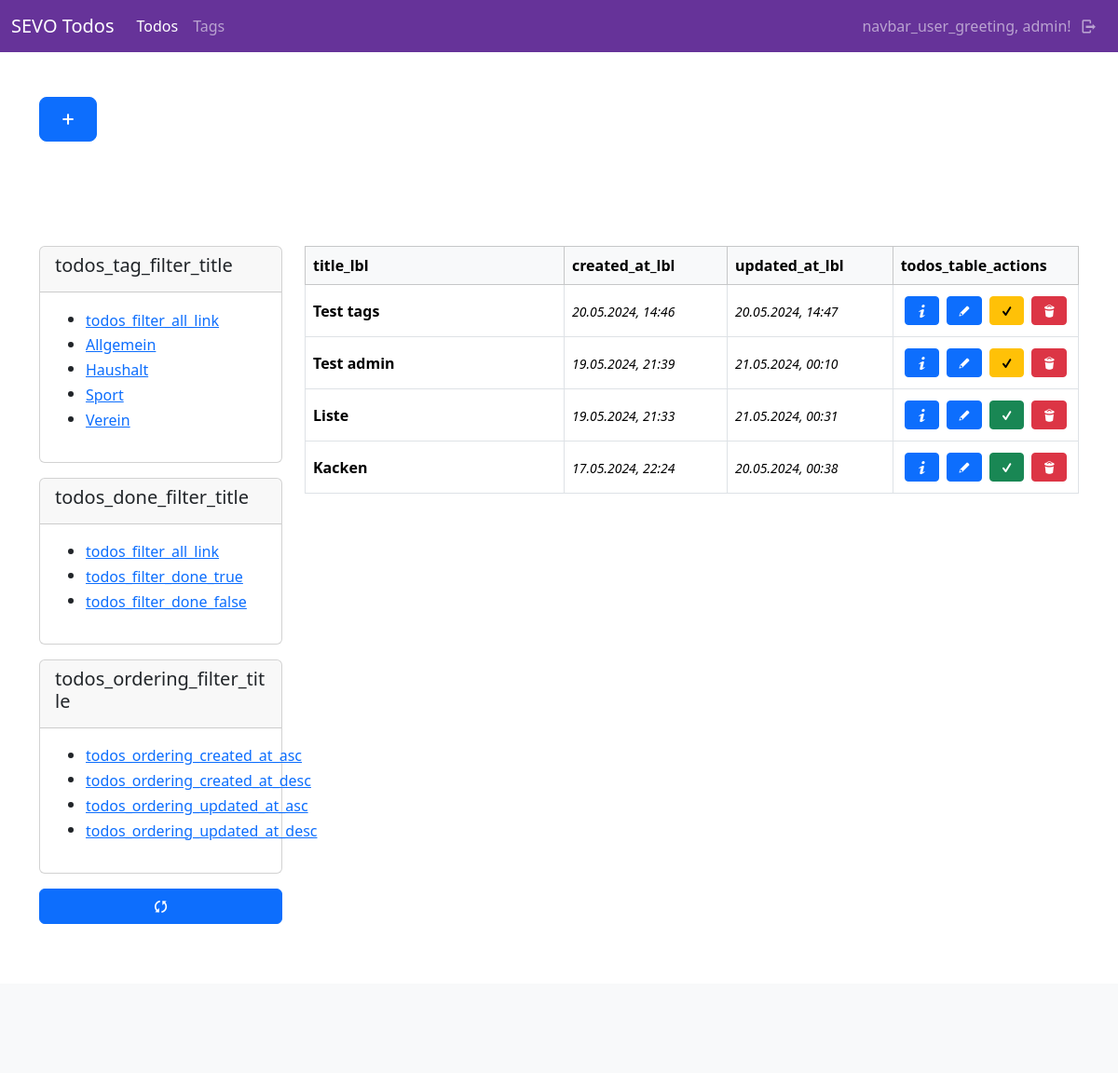
The app's page /todos/ (signed in), older data.
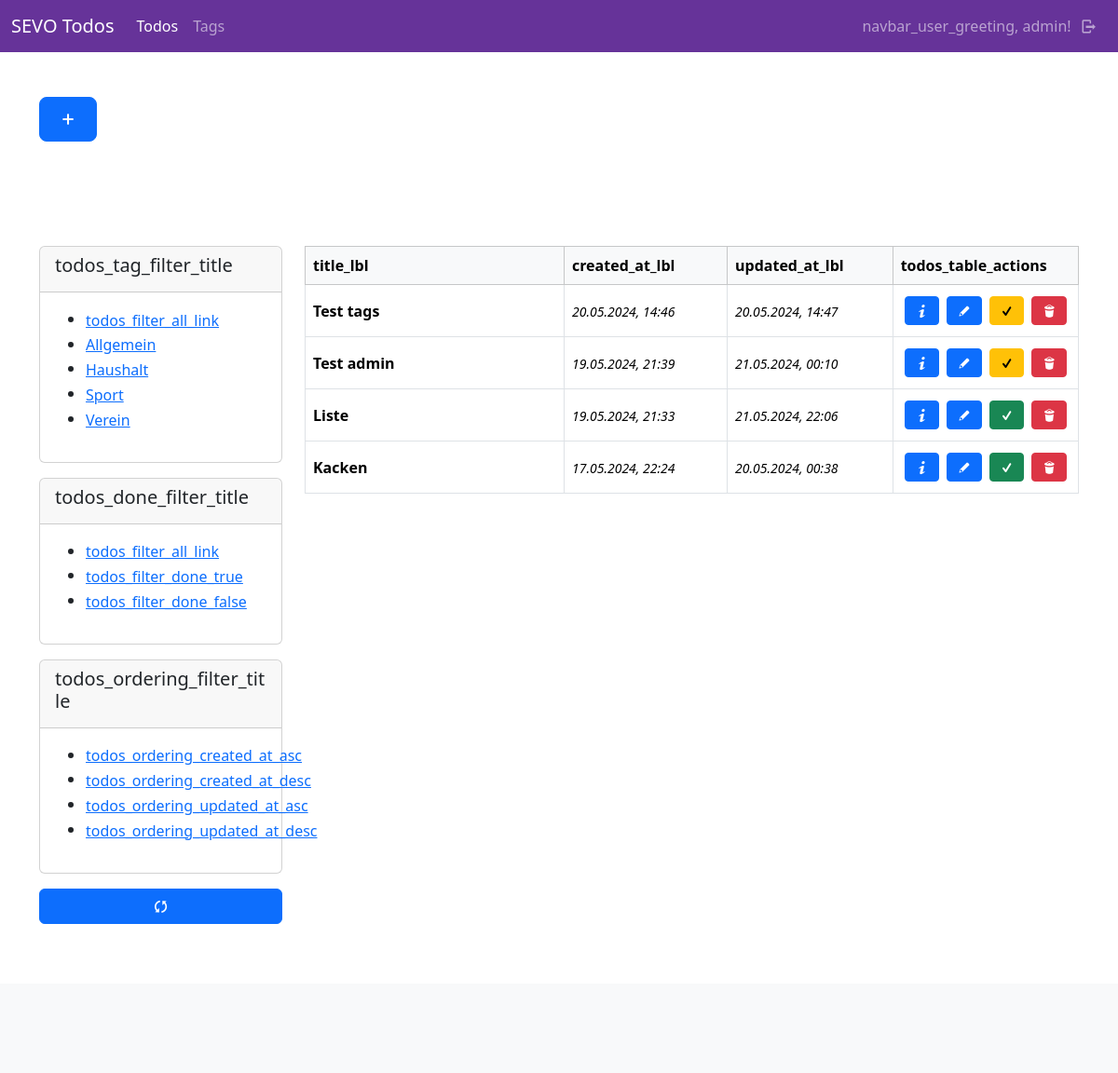
The same page, newer data.
### todos/models.py (models this page shows, shortened)
class Todo(models.Model):
    user = models.ForeignKey(User, on_delete=models.CASCADE)
    title = models.CharField(max_length=255)
    content = tinymce_models.HTMLField()
    tags = models.ManyToManyField(Tag, blank=True)
    done = models.BooleanField(default=False)
    created_at = models.DateTimeField(auto_now_add=True)
    updated_at = models.DateTimeField(auto_now=True)
    class Meta:
        ordering = ["-created_at"]
        pass

### todos/views/todo_views.py (the view, shortened to what this page needs)
# urls.py: path("", todo_views.index, name="todos-index"),
@login_required(login_url="sevo-auth-login")
def index(request):
    current_user = request.user
    url = reverse("todos-index")
    filter_tag = request.GET.get("tag")
    filter_done = request.GET.get("done")
    filter_order = request.GET.get("order")
    print(f"tag: {filter_tag}")
    print(f"done: {filter_done}")
    print(f"order: {filter_order}")
    order_str = "-created_at"
    todos = models.Todo.objects.filter(user=current_user).order_by(order_str)
    tags = models.Tag.objects.filter(user=current_user)
    if filter_tag != None and filter_tag != "all":
        try:
            todos = todos.filter(tags__id=int(filter_tag))
        except:
            return HttpResponseRedirect(url)
    done_todos = todos.filter(done=True)
    not_done_todos = todos.filter(done=False)
    return render(request, "todos/todo/index.html", {
        "title": _("todos_index_title"),
        "todos": todos,
        "done_todos": done_todos,
        "not_done_todos": not_done_todos,
        "tags": tags
    })

### todos/templates/todos/todo/index.html (shortened to what this page needs)
{% extends "base_sidebar.html" %}
{% load i18n %}
{% load static %}
{% block header %}
    <div class="container">
        <div class="row py-5">
            <div class="col-lg-12">
                <a class="btn btn-primary btn-lg mb-3" href="{% url "todos-new" %}"><i class="demo-icon icon-plus"></i></a>
            </div>
        </div>
    </div>
{% endblock %}
{% block main %}
    <div>
        {% if todos %}
            {% include "todos/todo/partials/_table_list.html" with todos=todos %}
        {% else %}
            <p>{% trans "todos_none_todos" %}</p>
        {% endif %}
    </div>
{%  endblock %}
{% block side %}
    <div id="filter-section">
        <div class="card mb-3">
            <div class="card-header">
                <h5>
                    {% trans "todos_tag_filter_title" %}
                </h5>
            </div>
            <div class="card-body">
                {% include "todos/todo/partials/_tag_filter.html" %}
            </div>
        </div>
        <div class="card mb-3">
            <div class="card-header">
                <h5>
                    {% trans "todos_done_filter_title" %}
                </h5>
            </div>
            <div class="card-body">
                {% include "todos/todo/partials/_done_filter.html" %}
            </div>
        </div>
        <div class="card mb-3">
            <div class="card-header">
                <h5>
                    {% trans "todos_ordering_filter_title" %}
                </h5>
            </div>
            <div class="card-body">
                {% include "todos/todo/partials/_ordering_filter.html" %}
            </div>
        </div>
        <div class="mb-3">
            <a class="btn btn-primary w-100" href="{% url "todos-index" %}"><i class="demo-icon icon-arrows-ccw"></i></a>
        </div>
    </div>
{% endblock %}

### todos/templates/todos/todo/partials/_table_list.html
{% load i18n %}
<div class="table-responsive">
    <table class="table table-bordered align-middle">
        <thead class="table-light">
        <tr>
            <th scope="col">{% trans "title_lbl" %}</th>
            <th scope="col">{% trans "created_at_lbl" %}</th>
            <th scope="col">{% trans "updated_at_lbl" %}</th>
            <th scope="col">{% trans "todos_table_actions" %}</th>
        </tr>
        </thead>
        <tbody>
            {% for todo in todos %}
                <tr>
                    <th scope="row" class="w-50">
                        {{ todo.title }}
                    </th>
                    <td class="w-25"><time><small><i>{{ todo.created_at|date:"d.m.Y, H:i" }}</i></small></time></td>
                    <td class="w-25"><time><small><i>{{ todo.updated_at|date:"d.m.Y, H:i" }}</i></small></time></td>
                    <td class="w-auto">
                        <div class="d-flex justify-content-center align-content-center">
                            <a class="btn btn-primary btn-sm d-block m-1" href="{% url "todos-detail" id=todo.id %}"><i class="demo-icon icon-info"></i></a>
                            <a class="btn btn-primary btn-sm d-block m-1" href="{% url "todos-update" id=todo.id %}"><i class="demo-icon icon-pencil"></i></a>
                            <a class="btn {% if todo.done %}btn-success{% else %}btn-warning{% endif %} btn-sm d-block m-1" href="{% url "todos-done" id=todo.id %}"><i class="demo-icon icon-check"></i></a>
                            <a class="btn btn-danger btn-sm d-block m-1" href="{% url "todos-delete" id=todo.id %}"><i class="demo-icon icon-trash"></i></a>
                        </div>
                    </td>
                </tr>
            {% endfor %}
        </tbody>
    </table>
</div>

Row changes from the older to the newer data that the page shows:
changed Todo "Liste": updated_at "21.05.2024, 00:31" → "21.05.2024, 22:06"
